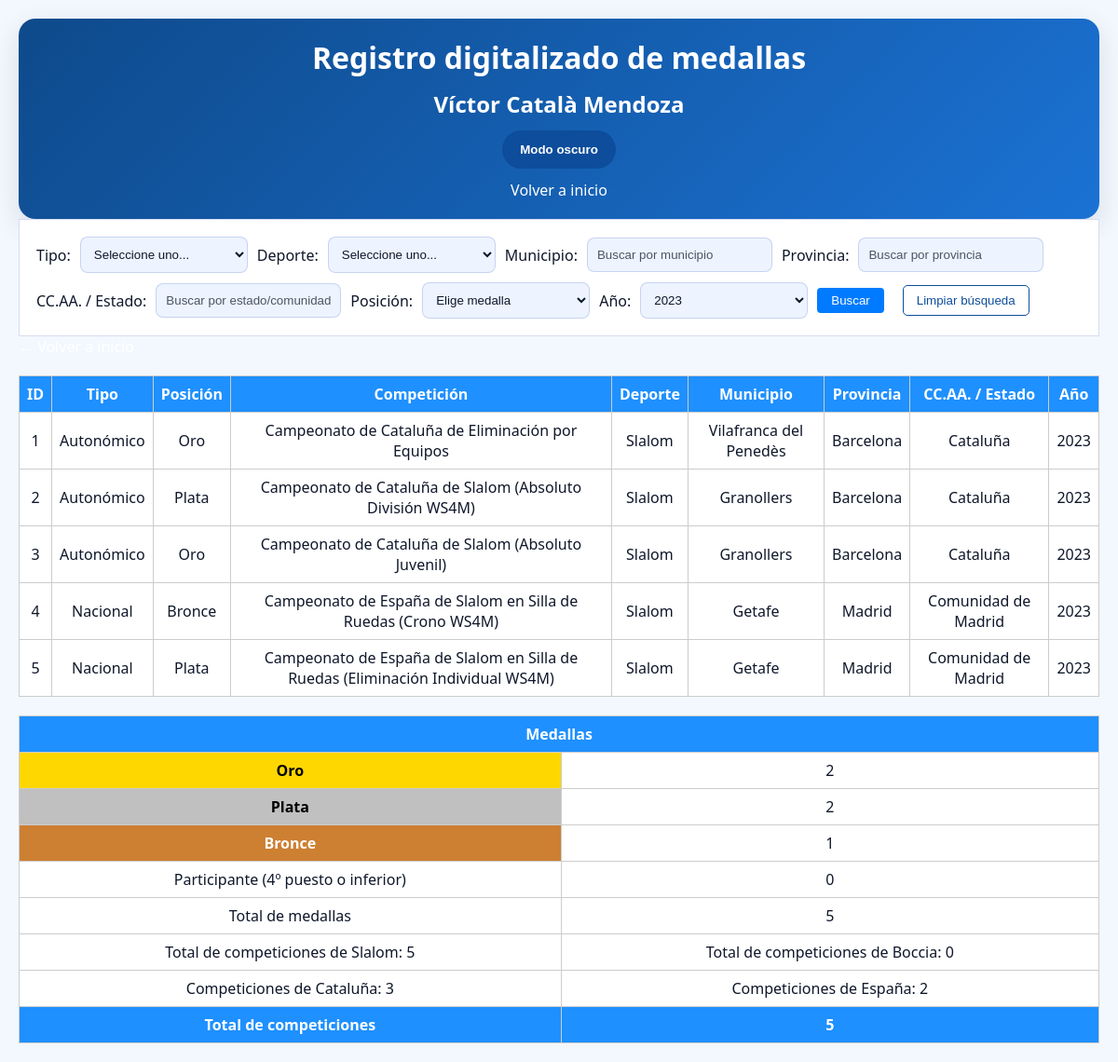
/medallero.php?year=2023, run on the app's committed database.
### tables this page shows
CREATE TABLE medallas (
    id INT AUTO_INCREMENT PRIMARY KEY,
    tipo ENUM('Autonómico', 'Nacional', 'Internacional'),
    competicion VARCHAR(255),
    deporte VARCHAR(100),
    posicion ENUM('Oro', 'Plata', 'Bronce', 'Participante'),
    lugar VARCHAR(100),
    provincia VARCHAR(100),
    comunidad VARCHAR(100),
    pais VARCHAR(100),
    year YEAR
);

### funciones.php (called while the page is built, shortened)
<?php
function iconoMedalla($posicion)
{
    switch ($posicion) {
        default:
            return ucfirst($posicion);
    }
}
?>

### medallero.php (the view, shortened to what this page needs)
<?php include 'conexion.php';
include 'funciones.php'; ?>
<!DOCTYPE html>
<html>
<head>
    <link rel="stylesheet" href="css/index.css">
</head>
<body>
    <header>
        <h1>Registro digitalizado de medallas</h1>
        <h2>Víctor Català Mendoza</h2>
        <button id="theme-toggle" type="button">Modo oscuro</button>
        <a href="index.php">Volver a inicio</a>
    </header>
    <form method="GET">
        Tipo:
        <select name="tipo">
            <option value="">Seleccione uno...</option>
        </select>
        Deporte:
        <select name="deporte">
            <option value="">Seleccione uno...</option>
        </select>
        Municipio:
        <input type="text" name="lugar" id="municipio" placeholder="Buscar por municipio">
        Provincia:
        <input type="text" name="provincia" id="provincia" placeholder="Buscar por provincia">
        CC.AA. / Estado:
        <input type="text" name="comunidad" id="comunidad" placeholder="Buscar por estado/comunidad autónoma">
        Posición:
        <select name="posicion">
            <option value="">Elige medalla</option>
        </select>
        Año:
        <select name="year">
            <?php
            $year_inicio = 2023;
            $year_actual = date('Y');
            for ($i = $year_inicio; $i <= $year_actual; $i++) {
                $seleccionado = ($_GET['year'] ?? '') == $i ? 'selected' : '';
                echo "<option value=\"$i\" $seleccionado>$i</option>";
            }
            ?>
        </select>
        <input type="submit" value="Buscar">
        <button type="button" id="limpiar-filtros">Limpiar búsqueda</button>
    </form>
    <a href="index.php">&larr; Volver a inicio</a>
    <?php
    $year = $_GET['year'] ?? '';
    $where = " WHERE 1=1";
    if (!empty($year)) {
        $where .= " AND year = " . intval($year);
    }
    $sql = "SELECT * FROM medallas" . $where;
    $sqlResumen = "SELECT
        SUM(posicion = 'oro') AS oro,
        SUM(posicion = 'plata') AS plata,
        SUM(posicion = 'bronce') AS bronce,
        SUM(posicion IN ('participante')) AS total_participantes,
        SUM(posicion IN ('oro', 'plata', 'bronce')) AS total_medallas,
        SUM(deporte = 'slalom') AS total_slalom,
        SUM(deporte = 'boccia') AS total_boccia,
        SUM(tipo = 'autonomico') AS total_catalunya,
        SUM(tipo = 'nacional') AS total_espanna,
        COUNT(*) AS total_registros
    FROM medallas" . $where . " AND posicion IN ('oro', 'plata', 'bronce', 'participante')";
    $resultado = $conexion->query($sql);
    if ($resultado->num_rows > 0): ?>
        <table>
            <tr>
                <th>ID</th>
                <th>Tipo</th>
                <th>Posición</th>
                <th>Competición</th>
                <th>Deporte</th>
                <th>Municipio</th>
                <th>Provincia</th>
                <th>CC.AA. / Estado</th>
                <th>Año</th>
            </tr>
            <?php while ($fila = $resultado->fetch_assoc()): ?>
                <tr>
                    <td><?php echo $fila['id']; ?></td>
                    <td><?php echo $fila['tipo']; ?></td>
                    <td class="<?php echo $fila['posicion']; ?>">
                        <?php echo iconoMedalla($fila['posicion']); ?>
                    </td>
                    <td><?php echo $fila['competicion']; ?></td>
                    <td><?php echo $fila['deporte']; ?></td>
                    <?php
                    if ($fila['lugar'] == $fila['provincia']) {
                        echo '<td colspan="2">' . $fila['lugar'] . '</td>';
                        echo '<td>' . $fila['comunidad'] . '</td>';
                    } elseif ($fila['provincia'] == $fila['comunidad']) {
                        echo '<td colspan="2">' . $fila['provincia'] . '</td>';
                    } else {
                        echo '<td>' . $fila['lugar'] . '</td>';
                        echo '<td>' . $fila['provincia'] . '</td>';
                        echo '<td>' . $fila['comunidad'] . '</td>';
                    }
                    ?>
                    <td><?php echo $fila['year']; ?></td>
                </tr>
            <?php endwhile; ?>
        </table>
    <?php else: ?>
        <p>No se han encontrado resultados</p>
    <?php endif; ?>
    <?php
    $resultado2 = $conexion->query($sqlResumen);
    $resumen = $resultado2 ? $resultado2->fetch_assoc() : null;
    if ($resumen): ?>
        <table>
            <tr>
                <th colspan="2">Medallas</th>
            </tr>
            <tr>
                <th class=oro>Oro</th>
                <td><?php echo (int) $resumen['oro']; ?></td>
            </tr>
            <tr>
                <th class=plata>Plata</th>
                <td><?php echo (int) $resumen['plata']; ?></td>
            </tr>
            <tr>
                <th class=bronce>Bronce</th>
                <td><?php echo (int) $resumen['bronce']; ?></td>
            </tr>
            <tr>
                <td>Participante (4º puesto o inferior)</td>
                <td><?php echo (int) $resumen['total_participantes']; ?></td>
            </tr>
            <tr>
                <td>Total de medallas</td>
                <td><?php echo (int) $resumen['total_medallas']; ?></td>
            </tr>
            <tr>
                <td>Total de competiciones de Slalom: <?php echo (int) $resumen['total_slalom']; ?></td>
                <td>Total de competiciones de Boccia: <?php echo (int) $resumen['total_boccia']; ?></td>
            </tr>
            <tr>
                <td>Competiciones de Cataluña: <?php echo (int) $resumen['total_catalunya']; ?></td>
                <td>Competiciones de España: <?php echo (int) $resumen['total_espanna']; ?></td>
            </tr>
            <tr>
                <th>Total de competiciones</th>
                <th><?php echo (int) $resumen['total_registros']; ?></th>
            </tr>
        </table>
    <?php else: ?>
        <p>No se han encontrado resultados</p>
    <?php endif; ?>
</body>
</html>

### css/index.css (style rules this page uses)
:root { --bg: #f3f8ff; --surface: #ffffff; --surface-soft: #edf4ff; --text: #0f172a; --muted: #4b5563; --border: rgba(30, 64, 175, 0.18); --accent: #0d4d9b; --accent-soft: #d6e6ff; --header-bg: #0e4a8b; --header-text: #ffffff; --table-header: #1e63c2; --table-row: #eff5ff; --table-alt: #dbe9ff; --button-bg: #0d4d9b; --button-text: #ffffff; --button-border: rgba(13, 77, 155, 0.34); }
* { box-sizing: border-box; padding: 0; margin: 0; }
html, body { min-height: 100%; }
body { font-family: 'Segoe UI', Tahoma, Geneva, Verdana, sans-serif; background-color: var(--bg); color: var(--text); margin: 20px; }
a { color: #ffffff; text-decoration: none; }
header { display: flex; flex-direction: column; align-items: center; justify-content: center; gap: 12px; text-align: center; padding: 20px; border-radius: 18px; background: linear-gradient(135deg, var(--header-bg), #1b72d4); color: var(--header-text); box-shadow: 0 10px 30px rgba(15, 23, 42, 0.12); }
header > * { margin: 0; }
#theme-toggle { padding: 12px 18px; background-color: var(--button-bg); color: var(--button-text); border: 1px solid var(--button-border); border-radius: 999px; cursor: pointer; font-weight: 600; transition: transform 0.2s ease, background-color 0.25s ease; }
form { background: var(--surface); padding: 18px; border: 1px solid var(--border); display: flex; flex-direction: row; flex-wrap: wrap; gap: 10px; align-items: center; }
form label, form > * { display: inline-flex; align-items: center; }
input[type="text"], input[type="date"], select, textarea { padding: 10px; border: 1px solid var(--border); border-radius: 8px; background-color: var(--surface-soft); color: var(--text); min-width: 180px; }
input[type="text"]::placeholder, input[type="date"]::placeholder, textarea::placeholder { color: var(--muted); }
input[type="submit"] { padding: 6px 15px; background-color: #007BFF; color: white; border: none; border-radius: 4px; cursor: pointer; }
#limpiar-filtros { background-color: transparent; color: var(--accent); border: 1px solid var(--accent); padding: 8px 14px; border-radius: 5px; cursor: pointer; margin-left: 10px; transition: background-color 0.3s ease, color 0.3s ease; }
table { width: 100%; border-collapse: collapse; margin-top: 20px; background: var(--surface); }
th, td { border: 1px solid #ccc; padding: 8px; text-align: center; }
th { background-color: dodgerblue; color: white; text-align: center; }
td.oro, th.oro { background-color: gold; color: black; font-weight: bold; }
td.plata, th.plata { background-color: silver; color: black; font-weight: bold; }
td.bronce, th.bronce { background-color: #cd7f32; color: white; font-weight: bold; }

### data on the page
medallas: id "1", tipo "Autonómico", posicion "Oro", competicion "Campeonato de Cataluña de Eliminación por Equipos", deporte "Slalom", lugar "Vilafranca del Penedès", provincia "Barcelona", comunidad "Cataluña", year "2023"
medallas: id "2", tipo "Autonómico", posicion "Plata", competicion "Campeonato de Cataluña de Slalom (Absoluto División WS4M)", deporte "Slalom", lugar "Granollers", provincia "Barcelona", comunidad "Cataluña", year "2023"
medallas: id "3", tipo "Autonómico", posicion "Oro", competicion "Campeonato de Cataluña de Slalom (Absoluto Juvenil)", deporte "Slalom", lugar "Granollers", provincia "Barcelona", comunidad "Cataluña", year "2023"
medallas: id "4", tipo "Nacional", posicion "Bronce", competicion "Campeonato de España de Slalom en Silla de Ruedas (Crono WS4M)", deporte "Slalom", lugar "Getafe", provincia "Madrid", comunidad "Comunidad de Madrid", year "2023"
medallas: id "5", tipo "Nacional", posicion "Plata", competicion "Campeonato de España de Slalom en Silla de Ruedas (Eliminación Individual WS4M)", deporte "Slalom", lugar "Getafe", provincia "Madrid", comunidad "Comunidad de Madrid", year "2023"

### other printed values
$resumen['oro'] "2"
$resumen['plata'] "2"
$resumen['bronce'] "1"
$resumen['total_participantes'] "0"
$resumen['total_medallas'] "5"
$resumen['total_slalom'] "5"
$resumen['total_boccia'] "0"
$resumen['total_catalunya'] "3"
$resumen['total_espanna'] "2"
$resumen['total_registros'] "5"
form field year "2023"
